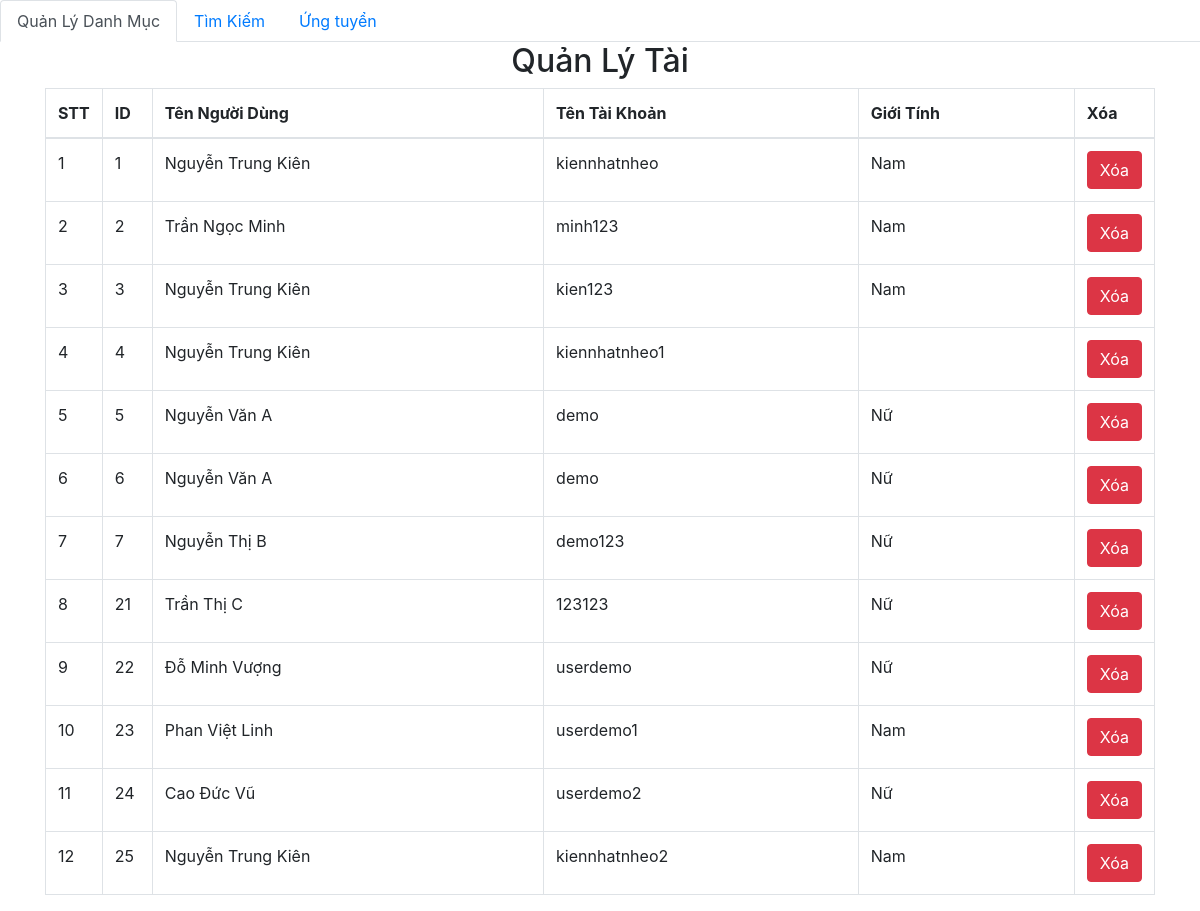
Before: /page/category/account_manager.php with the older database file.
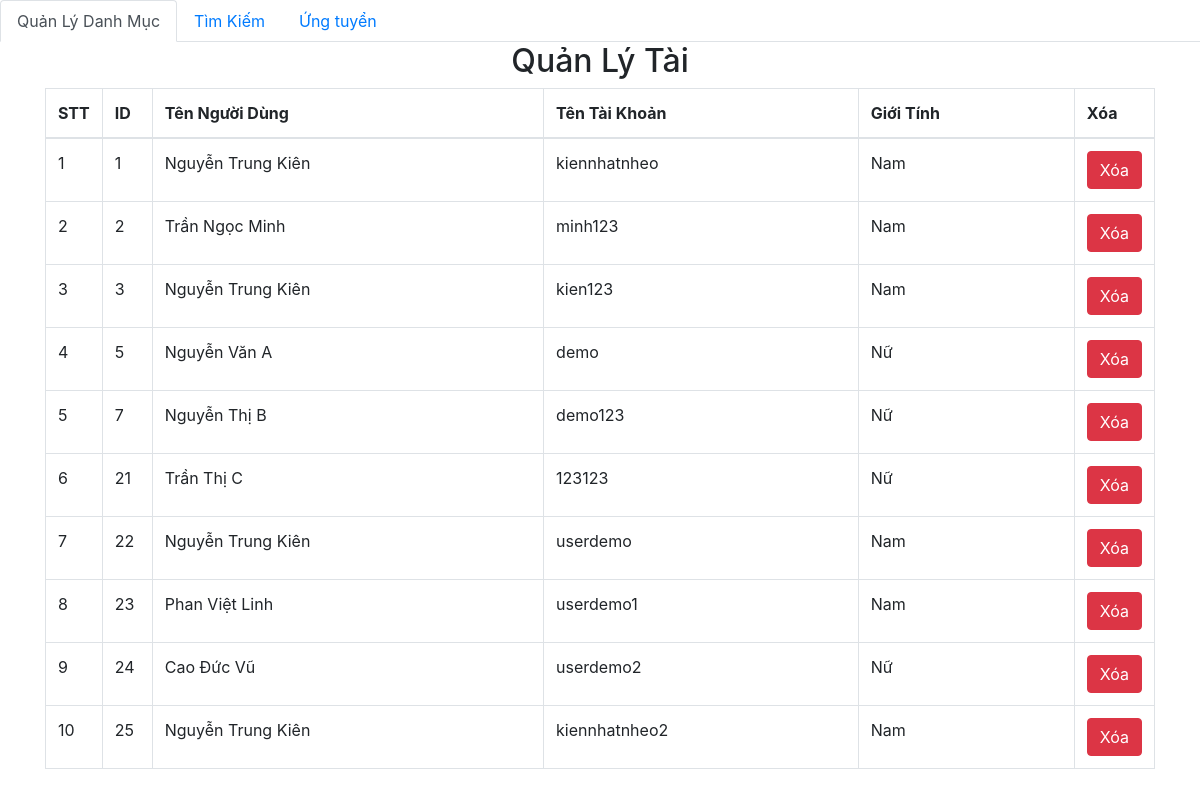
After: the same page with the newer database file.
### tables this page shows
CREATE TABLE `tai_khoan` (
  `user_id` int(10) NOT NULL,
  `username` varchar(30) NOT NULL,
  `user_password` varchar(100) NOT NULL,
  `user_email` varchar(30) NOT NULL,
  `user_fullname` varchar(30) NOT NULL,
  `user_birthday` varchar(20) NOT NULL,
  `user_gender` varchar(5) NOT NULL,
  `user_exp` varchar(30) NOT NULL,
  `user_language` varchar(30) NOT NULL
);

### page/db/dbhelper.php (called while the page is built, shortened)
<?php
function executeResult($sql) {
	$con = mysqli_connect(HOST, USERNAME, PASSWORD, DATABASE);
	$result = mysqli_query($con, $sql);
	$data   = [];
	if ($result != null) {
		while ($row = mysqli_fetch_array($result, 1)) {
			$data[] = $row;
		}
	}
	return $data;
}

### page/category/account_manager.php (the view, shortened to what this page needs)
<?php
require_once ('../db/dbhelper.php');
?>
<!DOCTYPE html>
<html>
<head>
	<link rel="stylesheet" href="https://maxcdn.bootstrapcdn.com/bootstrap/4.4.1/css/bootstrap.min.css">
</head>
<body>
	<ul class="nav nav-tabs">
	  <li class="nav-item">
	    <a class="nav-link active" href="#">Quản Lý Danh Mục</a>
	  </li>
	  <li class="nav-item">
	    <a class="nav-link" href="../congviec/search.php">Tìm Kiếm</a>
	  </li>
	  <li class="nav-item">
	    <a class="nav-link" href="apply_job.php">Ứng tuyển</a>
	  </li>
	</ul>
	<div class="container">
		<div class="panel panel-primary">
			<div class="panel-heading">
				<h2 class="text-center">Quản Lý Tài </h2>
			</div>
			<div class="panel-body">
	<table class="table table-bordered table-hover">
		<thead>
			<tr>
				<th>STT</th>
				<th>ID</th>
				<th>Tên Người Dùng</th>
				<th>Tên Tài Khoản</th>
				<th>Giới Tính</th>
				<th>Xóa</th>
			</tr>
		</thead>
		<tbody>
<?php
$sql = 'select * from tai_khoan order by user_id asc';
$Listcong_viec = executeResult($sql);
$index=1;
foreach ($Listcong_viec as $item){
	echo '<tr>
			<td width=50px>'.($index++).'</td>
			<td width=50px>'.$item['user_id'].'</td>
			<td>'.$item['user_fullname'].'</td>
			<td>'.$item['username'].'</td>
			<td>'.$item['user_gender'].'</td>
			<td width=50px>
				<button class="btn btn-danger" onclick = "deleteAccount('.$item['user_id'].')">Xóa</button>
			</td>';
}
?>
</tbody>
</table>
			</div>
		</div>
	</div>
</body>
</html>

Changed rows visible on the page:
removed tai_khoan: user "4", user_fullname "Nguyễn Trung Kiên", username "kiennhatnheo1"
removed tai_khoan: user "6", user_fullname "Nguyễn Văn A", username "demo", user_gender "Nữ"
changed tai_khoan "userdemo": user_fullname "Đỗ Minh Vượng" → "Nguyễn Trung Kiên"; user_gender "Nữ" → "Nam"
